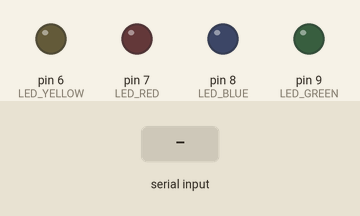
Recording of a sketch running on a simulated Arduino Uno, built with avr-gcc and run on an emulated ATmega328P. Shown: output pins drawn as LEDs (lit = HIGH). The test bench sets the inputs (shaded band).

Above: at 1.2 s.
1.3 s: byte 70 (LED_BLINK) received over Serial
At 2.1 s:
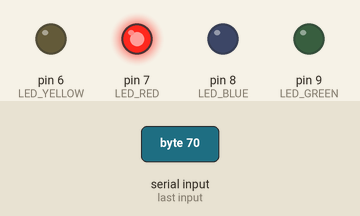
4.3 s: "1" received over Serial
At 6.5 s:
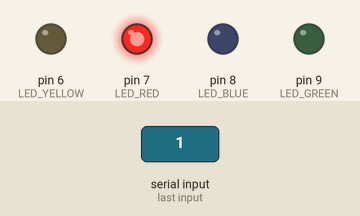
6.8 s: byte 51 (GREEN_LED_ON) received over Serial
At 7.7 s:
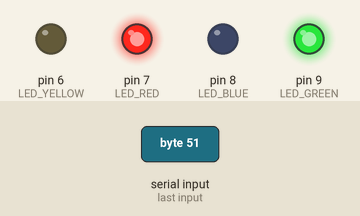
8.3 s: byte 53 (YELLOW_LED_ON) received over Serial
At 8.8 s:
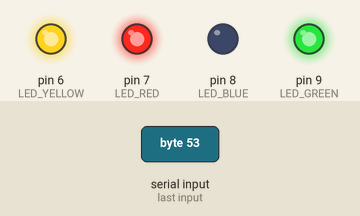
9.8 s: byte 52 (GREEN_LED_OFF) received over Serial
At 11.0 s:
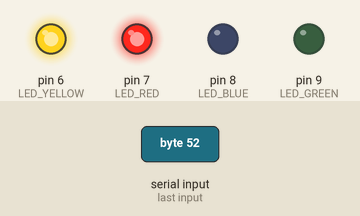
11.3 s: byte 55 (BLUE_LED_ON) received over Serial
At 12.3 s:
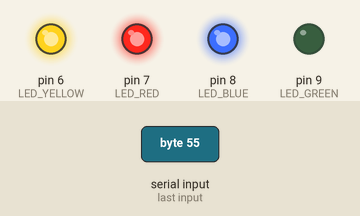
Timing chart, 0 to 13.8 s (numbered marks = the images above; inputs shaded):
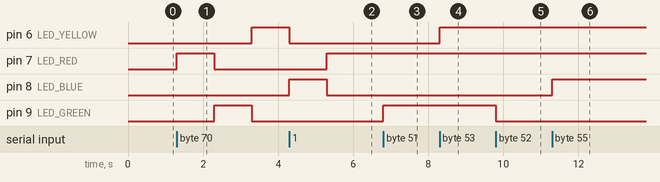

The sketch:

quickfire_R1.ino
```cpp
// Quickfire Game
// Author: Salvatore Amico (samic2@uic.edu)
// CS 362, UIC
//
// Description: A 2–4 player Arduino reaction game using multiple Arduinos
// for lights, sound, and LCD display. This cleaned version removes other
// students' names/UINs and retains only the technical content.

// C++ code
// This reciver will control the main LED lights.


// **********Reciver_1**********

#define LED_RED 7
#define LED_BLUE 8
#define LED_YELLOW 6
#define LED_GREEN 9

// Arduino Reciver 1 components.
#define RED_LED_ON '1'
#define RED_LED_OFF '2'
#define GREEN_LED_ON '3'
#define GREEN_LED_OFF '4'
#define YELLOW_LED_ON '5'
#define YELLOW_LED_OFF '6'
#define BLUE_LED_ON '7'
#define BLUE_LED_OFF '8'
#define LED_BLINK 'F'

unsigned long previousMillis = 0;


void setup()
{

  pinMode(LED_RED, OUTPUT);
  pinMode(LED_BLUE, OUTPUT);
  pinMode(LED_YELLOW, OUTPUT);
  pinMode(LED_GREEN, OUTPUT);
  Serial.begin(9600);
}

void loop()
{
  // Listen for on/off comands
  if (Serial.available() > 0) {
        char command = Serial.read();

    // turn on/off differnt colors.
    	if (command == RED_LED_ON) {
            digitalWrite(LED_RED, HIGH);
        }else if (command == RED_LED_OFF) {
            digitalWrite(LED_RED, LOW);
        }else if (command == GREEN_LED_ON) {
            digitalWrite(LED_GREEN, HIGH);
        }else if (command == GREEN_LED_OFF) {
            digitalWrite(LED_GREEN, LOW);
        }else if (command == YELLOW_LED_ON) {
            digitalWrite(LED_YELLOW, HIGH);
        }else if (command == YELLOW_LED_OFF) {
            digitalWrite(LED_YELLOW, LOW);
        }else if (command == BLUE_LED_ON) {
            digitalWrite(LED_BLUE, HIGH);
        }else if (command == BLUE_LED_OFF) {
            digitalWrite(LED_BLUE, LOW);
        }else if (command == LED_BLINK) {
            halfSecondBlink();
        }
    }

}

//In sequince blink

void halfSecondBlink()
{
  digitalWrite(LED_RED, HIGH);
  delayHelper(1000);
  digitalWrite(LED_RED, LOW);

  digitalWrite(LED_GREEN, HIGH);
  delayHelper(1000);
  digitalWrite(LED_GREEN, LOW);

  digitalWrite(LED_YELLOW, HIGH);
  delayHelper(1000);
  digitalWrite(LED_YELLOW, LOW);

  digitalWrite(LED_BLUE, HIGH);
  delayHelper(1000);
  digitalWrite(LED_BLUE, LOW);

}

void delayHelper(unsigned long delayTime)
{
  unsigned long currentMillis = millis();

  while (millis() - currentMillis < delayTime) {
    // Wait until enough time has passed
  }

}
```

Measured:
- after the input at 1.3 s, pin 6 (LED_YELLOW): LOW → HIGH after 2.0 s; pin 7 (LED_RED): LOW → HIGH at once, → LOW 1.0 s later; pin 9 (LED_GREEN): LOW → HIGH after 1.0 s, → LOW 1.0 s later
- after the input at 4.3 s, pin 7 (LED_RED): LOW → HIGH after 1.0 s
- after the input at 6.8 s, pin 9 (LED_GREEN): LOW → HIGH at once
- after the input at 8.3 s, pin 6 (LED_YELLOW): LOW → HIGH at once
- after the input at 9.8 s, pin 9 (LED_GREEN): HIGH → LOW at once
- after the input at 11.3 s, pin 8 (LED_BLUE): LOW → HIGH at once
